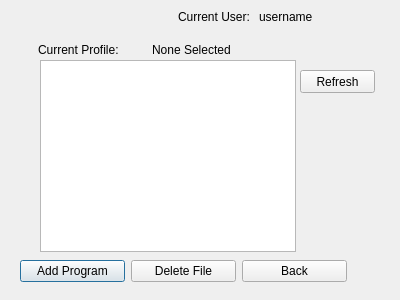
<?xml version="1.0" encoding="UTF-8"?>
<ui version="4.0">
 <class>EditProfile</class>
 <widget class="QDialog" name="EditProfile">
  <property name="geometry">
   <rect>
    <x>0</x>
    <y>0</y>
    <width>400</width>
    <height>300</height>
   </rect>
  </property>
  <property name="windowTitle">
   <string>Dialog</string>
  </property>
  <widget class="QWidget" name="layoutWidget_2">
   <property name="geometry">
    <rect>
     <x>38</x>
     <y>39</y>
     <width>221</width>
     <height>22</height>
    </rect>
   </property>
   <layout class="QHBoxLayout" name="horizontalLayout_2">
    <item>
     <widget class="QLabel" name="currentProfileLabel">
      <property name="text">
       <string>Current Profile:</string>
      </property>
     </widget>
    </item>
    <item>
     <widget class="QLabel" name="showCurrentProfileLabel">
      <property name="text">
       <string>None Selected</string>
      </property>
     </widget>
    </item>
   </layout>
  </widget>
  <widget class="QWidget" name="layoutWidget">
   <property name="geometry">
    <rect>
     <x>178</x>
     <y>9</y>
     <width>156</width>
     <height>16</height>
    </rect>
   </property>
   <layout class="QHBoxLayout" name="horizontalLayout">
    <item>
     <widget class="QLabel" name="currentUserLabel">
      <property name="text">
       <string>Current User:</string>
      </property>
     </widget>
    </item>
    <item>
     <widget class="QLabel" name="showUsernameLabel">
      <property name="text">
       <string>username</string>
      </property>
     </widget>
    </item>
   </layout>
  </widget>
  <widget class="QWidget" name="layoutWidget_3">
   <property name="geometry">
    <rect>
     <x>20</x>
     <y>259</y>
     <width>327</width>
     <height>25</height>
    </rect>
   </property>
   <layout class="QHBoxLayout" name="horizontalLayout_3">
    <item>
     <widget class="QPushButton" name="addProgram">
      <property name="text">
       <string>Add Program</string>
      </property>
     </widget>
    </item>
    <item>
     <widget class="QPushButton" name="deleteFile">
      <property name="text">
       <string>Delete File</string>
      </property>
     </widget>
    </item>
    <item>
     <widget class="QPushButton" name="backButton">
      <property name="text">
       <string>Back</string>
      </property>
     </widget>
    </item>
   </layout>
  </widget>
  <widget class="QListWidget" name="listWidget">
   <property name="geometry">
    <rect>
     <x>40</x>
     <y>60</y>
     <width>256</width>
     <height>192</height>
    </rect>
   </property>
  </widget>
  <widget class="QPushButton" name="refresh">
   <property name="geometry">
    <rect>
     <x>300</x>
     <y>70</y>
     <width>75</width>
     <height>23</height>
    </rect>
   </property>
   <property name="text">
    <string>Refresh</string>
   </property>
  </widget>
 </widget>
 <resources/>
 <connections/>
</ui>
